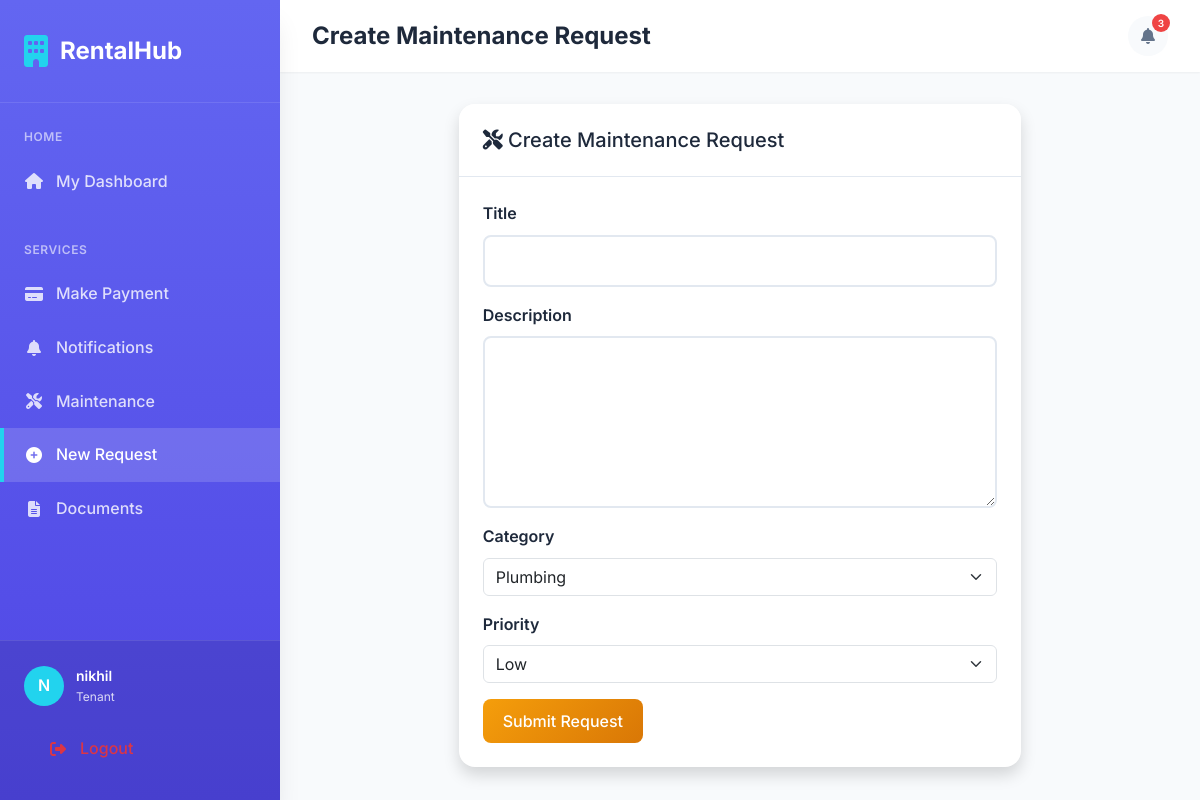
/maintenance/create (signed in), run on the app's committed database.
### app.py (models this page shows)
class User(UserMixin, db.Model):
    id = db.Column(db.Integer, primary_key=True)
    username = db.Column(db.String(80), unique=True, nullable=False)
    email = db.Column(db.String(120), unique=True, nullable=False)
    password_hash = db.Column(db.String(128), nullable=False)
    role = db.Column(db.String(20), default='tenant')  # 'owner', 'tenant', 'admin'
    phone = db.Column(db.String(20))
    apartment_number = db.Column(db.String(20))  # Added apartment number field
    created_at = db.Column(db.DateTime, default=datetime.utcnow)
    updated_at = db.Column(db.DateTime, default=datetime.utcnow, onupdate=datetime.utcnow)
    tenant_id = db.Column(db.Integer, db.ForeignKey('tenant.id'), nullable=True)  # For owner admins
    unit_id = db.Column(db.Integer, db.ForeignKey('unit.id'), nullable=True)  # For current tenants
    payments = db.relationship('Payment', backref='payment_tenant', lazy=True)
    maintenance_requests = db.relationship('MaintenanceRequest', backref='maintenance_tenant', lazy=True)

### app.py (the view, shortened to what this page needs)
@app.route('/maintenance/create', methods=['GET', 'POST'])
@login_required
def create_maintenance_request():
    try:
        if current_user.role != 'tenant':
            flash('Only tenants can create maintenance requests.', 'danger')
            return redirect(url_for('index'))
        form = MaintenanceRequestForm()
        return render_template('create_maintenance_request.html', form=form)
    except Exception as e:
        app.logger.error(f'Unexpected error in create_maintenance_request route: {str(e)}')
        flash('An unexpected error occurred. Please try again.', 'danger')
        return render_template('create_maintenance_request.html', form=None)

### app.py
class MaintenanceRequestForm(FlaskForm):
    title = StringField('Title', validators=[DataRequired(), Length(max=200)])
    description = TextAreaField('Description', validators=[DataRequired()])
    category = SelectField('Category', choices=[('plumbing', 'Plumbing'), ('electrical', 'Electrical'),
                                              ('hvac', 'HVAC'), ('appliance', 'Appliance'),
                                              ('general', 'General')], validators=[DataRequired()])
    priority = SelectField('Priority', choices=[('low', 'Low'), ('medium', 'Medium'), ('high', 'High')],
                          validators=[DataRequired()])
    submit = SubmitField('Submit Request')

### app.py (called while the page is built)
@login_manager.user_loader
def load_user(user_id):
    return User.query.get(int(user_id))

### templates/create_maintenance_request.html (shortened to what this page needs)
{% extends "base.html" %}
{% block page_title %}Create Maintenance Request{% endblock %}
{% block content %}
<div class="row justify-content-center">
    <div class="col-md-8">
        <div class="card shadow">
            <div class="card-header">
                <h5 class="mb-0"><i class="fas fa-tools"></i> Create Maintenance Request</h5>
            </div>
            <div class="card-body">
                <form method="POST">
                    <div class="mb-3">
                        {{ form.title.label(class="form-label") }}
                        {{ form.title(class="form-control") }}
                    </div>
                    <div class="mb-3">
                        {{ form.description.label(class="form-label") }}
                        {{ form.description(class="form-control", rows="6") }}
                    </div>
                    <div class="mb-3">
                        {{ form.category.label(class="form-label") }}
                        {{ form.category(class="form-select") }}
                    </div>
                    <div class="mb-3">
                        {{ form.priority.label(class="form-label") }}
                        {{ form.priority(class="form-select") }}
                    </div>
                    {{ form.submit(class="btn btn-warning") }}
                </form>
            </div>
        </div>
    </div>
</div>
{% endblock %}

### templates/base.html (shortened to what this page needs)
<!DOCTYPE html>
<html lang="en">
<head>
    <link href="https://cdn.jsdelivr.net/npm/bootstrap@5.3.0/dist/css/bootstrap.min.css" rel="stylesheet">
    <link href="https://cdnjs.cloudflare.com/ajax/libs/font-awesome/6.4.0/css/all.min.css" rel="stylesheet">
</head>
<body>
    {% if current_user.is_authenticated %}
    <div class="sidebar">
        <div class="sidebar-header">
            <a href="{{ url_for('owner_dashboard') if current_user.role == 'owner' else url_for('tenant_dashboard') }}" class="sidebar-brand">
                <i class="fas fa-building"></i>
                <span>RentalHub</span>
            </a>
        </div>
        <nav class="sidebar-nav">
            {% if current_user.role == 'owner' %}
            <div class="nav-section">
                <div class="nav-section-title">Main</div>
                <a href="{{ url_for('owner_dashboard') }}" class="nav-link">
                    <i class="fas fa-tachometer-alt"></i>
                    <span>Dashboard</span>
                </a>
                <a href="{{ url_for('payment_reports') }}" class="nav-link">
                    <i class="fas fa-chart-line"></i>
                    <span>Payment Reports</span>
                </a>
            </div>
            <div class="nav-section">
                <div class="nav-section-title">Management</div>
                <a href="{{ url_for('notifications') }}" class="nav-link">
                    <i class="fas fa-bell"></i>
                    <span>Notifications</span>
                </a>
                <a href="{{ url_for('create_notification') }}" class="nav-link">
                    <i class="fas fa-plus-circle"></i>
                    <span>Create Notification</span>
                </a>
                <a href="{{ url_for('maintenance_requests') }}" class="nav-link">
                    <i class="fas fa-tools"></i>
                    <span>Maintenance</span>
                </a>
                <a href="{{ url_for('documents') }}" class="nav-link">
                    <i class="fas fa-file-alt"></i>
                    <span>Documents</span>
                </a>
                <a href="{{ url_for('upload_document') }}" class="nav-link">
                    <i class="fas fa-upload"></i>
                    <span>Upload Document</span>
                </a>
            </div>
            {% else %}
            <div class="nav-section">
                <div class="nav-section-title">Home</div>
                <a href="{{ url_for('tenant_dashboard') }}" class="nav-link">
                    <i class="fas fa-home"></i>
                    <span>My Dashboard</span>
                </a>
            </div>
            <div class="nav-section">
                <div class="nav-section-title">Services</div>
                <a href="{{ url_for('make_payment') }}" class="nav-link">
                    <i class="fas fa-credit-card"></i>
                    <span>Make Payment</span>
                </a>
                <a href="{{ url_for('notifications') }}" class="nav-link">
                    <i class="fas fa-bell"></i>
                    <span>Notifications</span>
                </a>
                <a href="{{ url_for('maintenance_requests') }}" class="nav-link">
                    <i class="fas fa-tools"></i>
                    <span>Maintenance</span>
                </a>
                <a href="{{ url_for('create_maintenance_request') }}" class="nav-link">
                    <i class="fas fa-plus-circle"></i>
                    <span>New Request</span>
                </a>
                <a href="{{ url_for('documents') }}" class="nav-link">
                    <i class="fas fa-file-alt"></i>
                    <span>Documents</span>
                </a>
            </div>
            {% endif %}
        </nav>
        <div class="sidebar-footer">
            <div class="user-profile">
                <div class="user-avatar">
                    {{ current_user.username[0].upper() }}
                </div>
                <div class="user-info">
                    <div class="user-name">{{ current_user.username }}</div>
                    <div class="user-role">{{ current_user.role.title() }}</div>
                </div>
            </div>
            <div class="mt-3">
                <a href="{{ url_for('logout') }}" class="nav-link text-danger">
                    <i class="fas fa-sign-out-alt"></i>
                    <span>Logout</span>
                </a>
            </div>
        </div>
    </div>
    <div class="main-content">
        <div class="topbar">
            <div class="topbar-left">
                <h1 class="page-title">{% block page_title %}Dashboard{% endblock %}</h1>
            </div>
            <div class="topbar-right">
                <button class="notification-btn">
                    <i class="fas fa-bell"></i>
                    <span class="notification-badge">3</span>
                </button>
            </div>
        </div>
        <div class="page-content">
            {% block content %}{% endblock %}
        </div>
    </div>
    {% endif %}
</body>
</html>

### data on the page
User: username "N", username "nikhil", role "Tenant"
